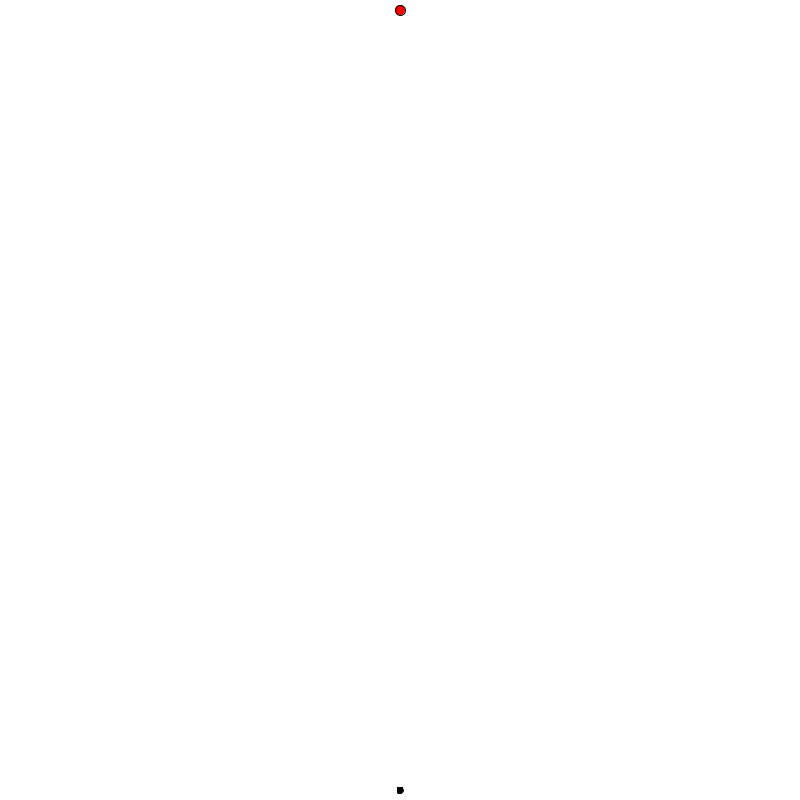
Frame 1 (no input)
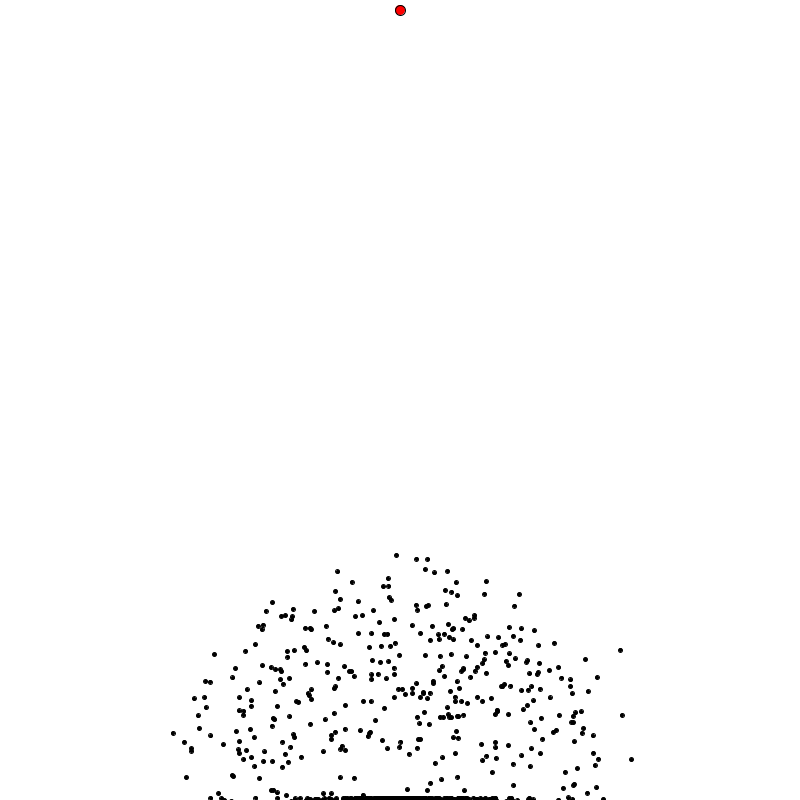
Frame 60 (the mouse pressed at the canvas centre just before this capture)
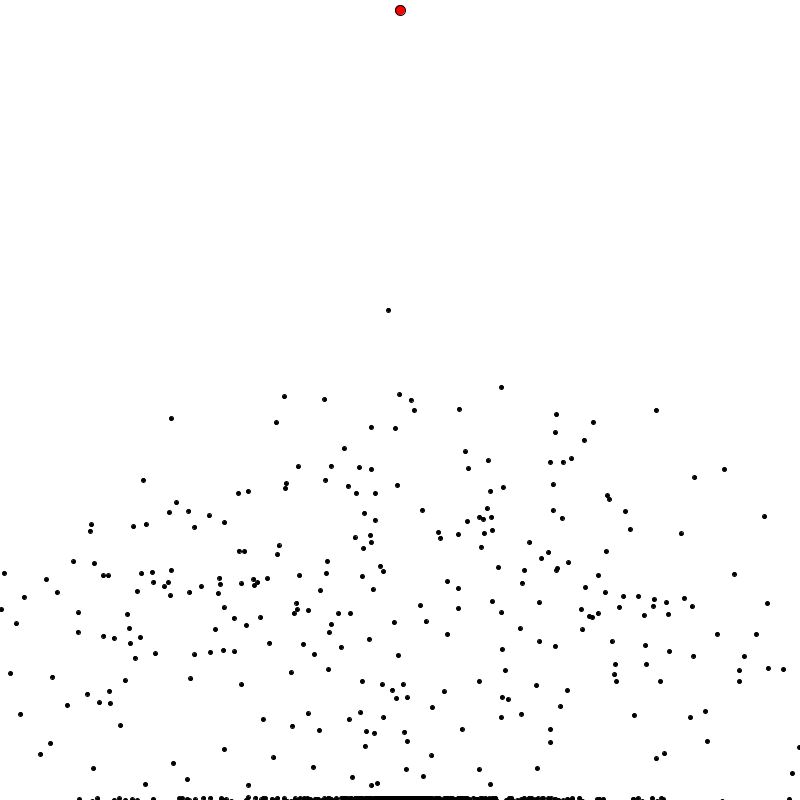
Frame 120 (the mouse held since frame 60 and released just before this capture)

The Processing sketch that drew these frames (run headless with seeded random() and noise(); from frame 60 on, the mouse is pressed at the canvas centre):

// Processing sketch: Pathfinding
// ── Pathfinding.pde
Population test;
PVector goal = new PVector(400,10);
String msg = "No dot finished";

void setup()
{
  size(800,800);
  test = new Population(1000);
  
  println("Generation: 1");

}

void draw()
{
  //println(test.history.size());
  background(255);
  fill(255,0,0);
  ellipse(goal.x,goal.y,10,10);
  
  if(test.firstFinish)
  {
    test.findShortestPath();
    msg = "Shortest path: " + test.firstFinishPath;
  }

  
  
  if (test.allDotsDead())
  {
    
    
    println(msg);
    println("Generation: " + (test.gen + 1));
    
    test.calculateFitness();
    test.naturalSelection();
    test.mutateBabies();
  }
  
  
  
  test.update();
  test.show();
  //println(test.history.size());
}

// ── Brain.pde
class Brain
{
  PVector[] directions;
  int step = 0;
  
  Brain(int size)
  {
    directions = new PVector[size];
    randomize();
  }
  void randomize() 
  {
    for (int i = 0; i < directions.length; i++)
    {
      float randomAngle = random(2*PI);
      directions[i] = PVector.fromAngle(randomAngle);
    }
  }
  
  Brain clone()
  {
    Brain clone = new Brain(directions.length);
    
    for (int i = 0; i < directions.length; i++)
    {
      clone.directions[i] = directions[i].copy();
    }
    return clone;
  }
  
  void mutate() {
    float mutationRate = 0.01;//chance that any vector in directions gets changed
    for (int i =0; i< directions.length; i++) {
      float rand = random(1);
      if (rand < mutationRate) {
        //set this direction as a random direction 
        float randomAngle = random(2*PI);
        directions[i] = PVector.fromAngle(randomAngle);
      }
    }
  }
}

// ── Dot.pde
class Dot
{
  PVector pos;
  PVector vel;
  PVector acc;
  Brain brain;
  boolean dead = false;
  ArrayList<PVector> history;
  
  float fitness = 0;
  boolean reachedGoal = false;
  boolean isBest = false;
  int maxSteps = 1000;

  Dot()
  {
    brain = new Brain(maxSteps);
    
    pos = new PVector(width/2,height-10);
    vel = new PVector(0,0);
    acc = new PVector(0,0);
    
    
    history = new ArrayList<PVector>();
  }


  void show()
  {
    
    if (isBest)
    {
      fill(0,255,0);
      ellipse(pos.x,pos.y,8,8);
    }
    else
    {
      
      fill(0);
      stroke(0);
      ellipse(pos.x,pos.y,4,4);
    }
    
    
    /*
    for (int i = 0; i < history.size()-1; i++)
    {
      PVector current = history.get(i);
      fill(0);
      stroke(0);
      ellipse(current.x,current.y,6,6);
    }
    */
    
  }
  
  void move()
  {
    if (brain.directions.length > brain.step)
    {
      acc = brain.directions[brain.step];
      brain.step++;
    }
    else
    {
      dead = true;
    }
    vel.add(acc);
    vel.limit(5);
    pos.add(vel);
    
    
    PVector v = new PVector(pos.x,pos.y);
    history.add(v);
    
    
  }
  
  void update()
  {
    if (!dead && !reachedGoal)
    {
      //println(test.history.size());
      move();
      if (pos.x<2 || pos.y<2 || pos.x > width-2 || pos.y > height-2)
      {
        dead = true;
      }
      else if (dist(pos.x,pos.y,goal.x,goal.y) < 5)
      {
        reachedGoal = true;
      }
    }
    
  }
  
  
  void calculateFitness()
  {
    if (reachedGoal)
    {
      fitness = 1.0/16.0 + 10000.0/(float)(brain.step*brain.step);
    }
    else
    {
      float distanceToGoal = dist(pos.x,pos.y,goal.x,goal.y);
    
      fitness = 1.0/(distanceToGoal*distanceToGoal);
    }
    
    
  }
  
  
  Dot getBaby()
  {
    Dot baby = new Dot();
    baby.brain = brain.clone();//babies have the same brain as their parents
    return baby;
  }
}

// ── Population.pde
class Population
{
  Dot[] dots;
  
  float fitnessSum;
  
  int gen = 1;
  int bestDot = 0;
  
  int minStep = 400;
  boolean firstFinish = false;
  int firstFinishPath = 0;
  int numReached = 0;
  Population(int size)
  {
    dots = new Dot[size];
    for (int i = 0; i < size; i++)
    {
      dots[i] = new Dot();
    }
  }
  
  void show()
  {
    for (int i = 1; i < dots.length; i++)
    {
      dots[i].show();
    }
    dots[0].show();
  }
  
  void update()
  {
    for (int i = 0; i < dots.length; i++)
    {
      if (dots[i].reachedGoal && !firstFinish)
      {
        numReached += 1;
        firstFinish = true;
        
      }
    }
    
    for (int i = 0; i < dots.length; i++)
    {
      
      if (dots[i].brain.step > minStep)
      {
        dots[i].dead = true;
      }
      else
      {
        dots[i].update();
      }
    }
  }
  
  void calculateFitness()
  {
    for (int i = 0; i < dots.length; i++)
    {
      dots[i].calculateFitness();
    }
  }
  
  boolean allDotsDead()
  {
    for (int i = 0; i < dots.length; i++)
    {
      if (!dots[i].dead && !dots[i].reachedGoal)
      {
        return false;
      }
    }
    return true;
  }
  
  
  void naturalSelection()
  {
    Dot[] newDots = new Dot[dots.length];
    setBestDot();
    calculateFitnessSum();
    
    newDots[0] = dots[bestDot].getBaby();
    newDots[0].isBest = true;
    
    for (int i = 1; i < newDots.length; i++)
    {
      Dot parent = selectParent();
      
      newDots[i] = parent.getBaby();
    }
    
    dots = newDots.clone();
    gen++;
  }
  
  void calculateFitnessSum()
  {
    fitnessSum = 0;
    for (int i = 0; i < dots.length; i++)
    {
      fitnessSum += dots[i].fitness;
    }
  }
  
  Dot selectParent() {
    float rand = random(fitnessSum);


    float runningSum = 0;

    for (int i = 0; i< dots.length; i++) {
      runningSum+= dots[i].fitness;
      if (runningSum > rand) {
        return dots[i];
      }
    }

    //should never get to this point

    return null;
  }
  
  void mutateBabies()
  {
    for (int i = 1; i < dots.length; i++)
    {
      dots[i].brain.mutate();
    }
  }
  
  void setBestDot()
  {
    float max = 0;
    int maxIndex = 0;
    
    for (int i = 0; i < dots.length; i++)
    {
      if (dots[i].fitness > max)
      {
        max = dots[i].fitness;
        maxIndex = i;
      }
    }
    
    bestDot = maxIndex;
    
    if (dots[bestDot].reachedGoal)
    {
      minStep = dots[bestDot].brain.step;
    }
  }
  
  void findShortestPath()
  {
    int path = 10000000;
    for (int i = 0; i < dots.length; i++)
    {
      if (dots[i].history.size() < path && dots[i].reachedGoal)
      {
        path = dots[i].history.size();
      }
    }
    firstFinishPath = path;
  }
}
